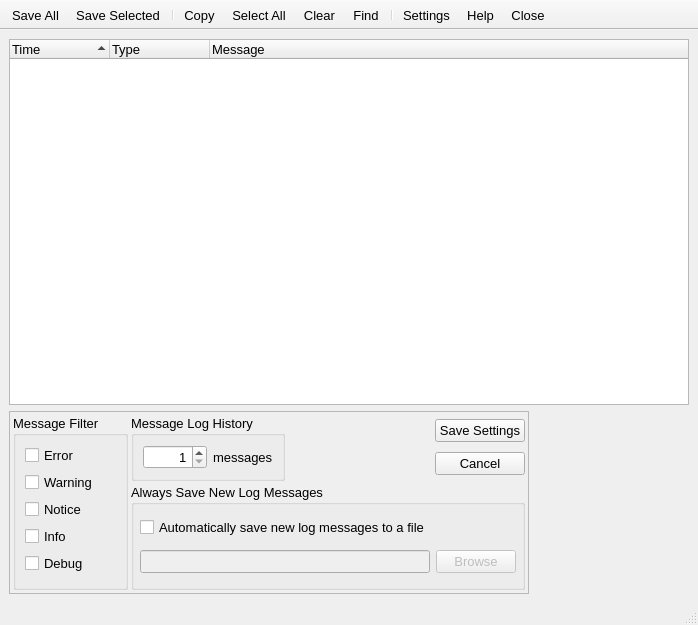
<ui version="4.0" >
 <author></author>
 <comment></comment>
 <exportmacro></exportmacro>
 <class>MessageLog</class>
 <widget class="QMainWindow" name="MessageLog" >
  <property name="geometry" >
   <rect>
    <x>0</x>
    <y>0</y>
    <width>698</width>
    <height>625</height>
   </rect>
  </property>
  <property name="font" >
   <font>
    <pointsize>10</pointsize>
   </font>
  </property>
  <property name="contextMenuPolicy" >
   <enum>Qt::NoContextMenu</enum>
  </property>
  <property name="windowTitle" >
   <string>Message Log</string>
  </property>
  <property name="windowIcon" >
   <iconset resource="..\res\vidalia_common.qrc" >:/images/32x32/format-justify-fill.png</iconset>
  </property>
  <property name="statusTip" >
   <string/>
  </property>
  <property name="autoFillBackground" >
   <bool>true</bool>
  </property>
  <widget class="QWidget" name="centralwidget" >
   <layout class="QVBoxLayout" >
    <property name="margin" >
     <number>9</number>
    </property>
    <property name="spacing" >
     <number>6</number>
    </property>
    <item>
     <widget class="LogTreeWidget" name="lstMessages" >
      <property name="contextMenuPolicy" >
       <enum>Qt::NoContextMenu</enum>
      </property>
      <property name="autoFillBackground" >
       <bool>false</bool>
      </property>
      <property name="alternatingRowColors" >
       <bool>true</bool>
      </property>
      <property name="selectionMode" >
       <enum>QAbstractItemView::ExtendedSelection</enum>
      </property>
      <property name="rootIsDecorated" >
       <bool>false</bool>
      </property>
      <property name="uniformRowHeights" >
       <bool>true</bool>
      </property>
      <property name="itemsExpandable" >
       <bool>false</bool>
      </property>
      <property name="sortingEnabled" >
       <bool>true</bool>
      </property>
      <column>
       <property name="text" >
        <string>Time</string>
       </property>
      </column>
      <column>
       <property name="text" >
        <string>Type</string>
       </property>
      </column>
      <column>
       <property name="text" >
        <string>Message</string>
       </property>
      </column>
     </widget>
    </item>
    <item>
     <widget class="QFrame" name="frmSettings" >
      <property name="enabled" >
       <bool>true</bool>
      </property>
      <property name="sizePolicy" >
       <sizepolicy>
        <hsizetype>0</hsizetype>
        <vsizetype>0</vsizetype>
        <horstretch>0</horstretch>
        <verstretch>0</verstretch>
       </sizepolicy>
      </property>
      <property name="minimumSize" >
       <size>
        <width>520</width>
        <height>183</height>
       </size>
      </property>
      <property name="maximumSize" >
       <size>
        <width>520</width>
        <height>183</height>
       </size>
      </property>
      <property name="contextMenuPolicy" >
       <enum>Qt::NoContextMenu</enum>
      </property>
      <property name="visible" >
       <bool>false</bool>
      </property>
      <property name="frameShape" >
       <enum>QFrame::StyledPanel</enum>
      </property>
      <property name="frameShadow" >
       <enum>QFrame::Raised</enum>
      </property>
      <layout class="QGridLayout" >
       <property name="margin" >
        <number>3</number>
       </property>
       <property name="spacing" >
        <number>3</number>
       </property>
       <item row="0" column="2" >
        <layout class="QHBoxLayout" >
         <property name="margin" >
          <number>0</number>
         </property>
         <property name="spacing" >
          <number>6</number>
         </property>
         <item>
          <spacer>
           <property name="orientation" >
            <enum>Qt::Horizontal</enum>
           </property>
           <property name="sizeHint" >
            <size>
             <width>40</width>
             <height>20</height>
            </size>
           </property>
          </spacer>
         </item>
         <item>
          <layout class="QVBoxLayout" >
           <property name="margin" >
            <number>0</number>
           </property>
           <property name="spacing" >
            <number>6</number>
           </property>
           <item>
            <widget class="QPushButton" name="btnSaveSettings" >
             <property name="contextMenuPolicy" >
              <enum>Qt::NoContextMenu</enum>
             </property>
             <property name="toolTip" >
              <string>Saves the current Message Log settings</string>
             </property>
             <property name="text" >
              <string>Save Settings</string>
             </property>
            </widget>
           </item>
           <item>
            <widget class="QPushButton" name="btnCancelSettings" >
             <property name="minimumSize" >
              <size>
               <width>90</width>
               <height>0</height>
              </size>
             </property>
             <property name="contextMenuPolicy" >
              <enum>Qt::NoContextMenu</enum>
             </property>
             <property name="toolTip" >
              <string>Cancels changes made to settings</string>
             </property>
             <property name="text" >
              <string>Cancel</string>
             </property>
            </widget>
           </item>
          </layout>
         </item>
        </layout>
       </item>
       <item rowspan="2" row="0" column="0" >
        <widget class="QGroupBox" name="groupBox" >
         <property name="contextMenuPolicy" >
          <enum>Qt::NoContextMenu</enum>
         </property>
         <property name="title" >
          <string>Message Filter</string>
         </property>
         <layout class="QVBoxLayout" >
          <property name="margin" >
           <number>9</number>
          </property>
          <property name="spacing" >
           <number>6</number>
          </property>
          <item>
           <widget class="QCheckBox" name="chkTorErr" >
            <property name="contextMenuPolicy" >
             <enum>Qt::NoContextMenu</enum>
            </property>
            <property name="toolTip" >
             <string/>
            </property>
            <property name="whatsThis" >
             <string/>
            </property>
            <property name="text" >
             <string>Error</string>
            </property>
            <property name="icon" >
             <iconset resource="..\res\vidalia_common.qrc" >:/images/16x16/msg-error.png</iconset>
            </property>
           </widget>
          </item>
          <item>
           <widget class="QCheckBox" name="chkTorWarn" >
            <property name="contextMenuPolicy" >
             <enum>Qt::NoContextMenu</enum>
            </property>
            <property name="toolTip" >
             <string/>
            </property>
            <property name="text" >
             <string>Warning</string>
            </property>
            <property name="icon" >
             <iconset resource="..\res\vidalia_common.qrc" >:/images/16x16/msg-warn.png</iconset>
            </property>
           </widget>
          </item>
          <item>
           <widget class="QCheckBox" name="chkTorNote" >
            <property name="contextMenuPolicy" >
             <enum>Qt::NoContextMenu</enum>
            </property>
            <property name="toolTip" >
             <string/>
            </property>
            <property name="text" >
             <string>Notice</string>
            </property>
            <property name="icon" >
             <iconset resource="..\res\vidalia_common.qrc" >:/images/16x16/msg-notice.png</iconset>
            </property>
           </widget>
          </item>
          <item>
           <widget class="QCheckBox" name="chkTorInfo" >
            <property name="contextMenuPolicy" >
             <enum>Qt::NoContextMenu</enum>
            </property>
            <property name="toolTip" >
             <string/>
            </property>
            <property name="text" >
             <string>Info</string>
            </property>
            <property name="icon" >
             <iconset resource="..\res\vidalia_common.qrc" >:/images/16x16/msg-info.png</iconset>
            </property>
           </widget>
          </item>
          <item>
           <widget class="QCheckBox" name="chkTorDebug" >
            <property name="contextMenuPolicy" >
             <enum>Qt::NoContextMenu</enum>
            </property>
            <property name="toolTip" >
             <string/>
            </property>
            <property name="text" >
             <string>Debug</string>
            </property>
            <property name="icon" >
             <iconset resource="..\res\vidalia_common.qrc" >:/images/16x16/msg-debug.png</iconset>
            </property>
           </widget>
          </item>
         </layout>
        </widget>
       </item>
       <item row="0" column="1" >
        <widget class="QGroupBox" name="groupBox_3" >
         <property name="contextMenuPolicy" >
          <enum>Qt::NoContextMenu</enum>
         </property>
         <property name="title" >
          <string>Message Log History</string>
         </property>
         <layout class="QHBoxLayout" >
          <property name="margin" >
           <number>9</number>
          </property>
          <property name="spacing" >
           <number>6</number>
          </property>
          <item>
           <widget class="QSpinBox" name="spnbxMaxCount" >
            <property name="minimumSize" >
             <size>
              <width>50</width>
              <height>0</height>
             </size>
            </property>
            <property name="contextMenuPolicy" >
             <enum>Qt::NoContextMenu</enum>
            </property>
            <property name="toolTip" >
             <string>Number of messages to display in the message log window</string>
            </property>
            <property name="maximum" >
             <number>99999</number>
            </property>
            <property name="minimum" >
             <number>1</number>
            </property>
            <property name="alignment" >
             <set>Qt::AlignRight</set>
            </property>
           </widget>
          </item>
          <item>
           <widget class="QLabel" name="lblMessageCount" >
            <property name="font" >
             <font>
              <pointsize>10</pointsize>
             </font>
            </property>
            <property name="contextMenuPolicy" >
             <enum>Qt::NoContextMenu</enum>
            </property>
            <property name="text" >
             <string>messages</string>
            </property>
            <property name="textFormat" >
             <enum>Qt::AutoText</enum> 
            </property>
            <property name="alignment" >
             <set>Qt::AlignLeading|Qt::AlignLeft|Qt::AlignVCenter</set>
            </property>
           </widget>
          </item>
         </layout>
        </widget>
       </item>
       <item row="1" column="1" colspan="2" >
        <widget class="QGroupBox" name="groupBox_2" >
         <property name="contextMenuPolicy" >
          <enum>Qt::NoContextMenu</enum>
         </property>
         <property name="title" >
          <string>Always Save New Log Messages</string>
         </property>
         <layout class="QGridLayout" >
          <property name="margin" >
           <number>6</number>
          </property>
          <property name="spacing" >
           <number>6</number>
          </property>
          <item row="1" column="1" >
           <widget class="QPushButton" name="btnBrowse" >
            <property name="contextMenuPolicy" >
             <enum>Qt::NoContextMenu</enum>
            </property>
            <property name="text" >
             <string>Browse</string>
            </property>
            <property name="enabled" >
             <bool>false</bool>
            </property>
           </widget>
          </item>
          <item row="1" column="0" >
           <widget class="QLineEdit" name="lineFile" >
            <property name="enabled" >
             <bool>false</bool>
            </property>
            <property name="contextMenuPolicy" >
             <enum>Qt::NoContextMenu</enum>
            </property>
           </widget>
          </item>
          <item row="0" column="0" >
           <widget class="QCheckBox" name="chkEnableLogFile" >
            <property name="contextMenuPolicy" >
             <enum>Qt::NoContextMenu</enum>
            </property>
            <property name="toolTip" >
             <string>Enable automatically saving all new log messages to a file</string>
            </property>
            <property name="text" >
             <string>Automatically save new log messages to a file</string>
            </property>
            <property name="checked" >
             <bool>false</bool>
            </property>
           </widget>
          </item>
         </layout>
        </widget>
       </item>
      </layout>
     </widget>
    </item>
   </layout>
  </widget>
  <widget class="QStatusBar" name="statusbar" >
   <property name="geometry" >
    <rect>
     <x>0</x>
     <y>603</y>
     <width>698</width>
     <height>22</height>
    </rect>
   </property>
  </widget>
  <widget class="QToolBar" name="toolBar" >
   <property name="contextMenuPolicy" >
    <enum>Qt::NoContextMenu</enum>
   </property>
   <property name="movable" >
    <bool>false</bool>
   </property>
   <property name="orientation" >
    <enum>Qt::Horizontal</enum>
   </property>
   <property name="toolButtonStyle" >
    <enum>Qt::ToolButtonTextUnderIcon</enum>
   </property>
   <attribute name="toolBarArea" >
    <number>4</number>
   </attribute>
   <addaction name="actionSave_All" />
   <addaction name="actionSave_Selected" />
   <addaction name="separator" />
   <addaction name="actionCopy" />
   <addaction name="actionSelect_All" />
   <addaction name="actionClear" />
   <addaction name="actionFind" />
   <addaction name="separator" />
   <addaction name="actionSettings" />
   <addaction name="actionHelp" />
   <addaction name="actionClose" />
  </widget>
  <action name="actionMessage_Filters" >
   <property name="text" >
    <string>Message Filters...</string>
   </property>
   <property name="statusTip" >
    <string>Set message filters</string>
   </property>
   <property name="font" >
    <font>
     <pointsize>10</pointsize>
    </font>
   </property>
   <property name="shortcut" >
    <string/>
   </property>
  </action>
  <action name="actionHistory_Size" >
   <property name="text" >
    <string>History Size...</string>
   </property>
   <property name="statusTip" >
    <string>Set maximum number of messages to display</string>
   </property>
   <property name="font" >
    <font>
     <pointsize>10</pointsize>
    </font>
   </property>
  </action>
  <action name="actionClear" >
   <property name="icon" >
    <iconset resource="..\res\vidalia_common.qrc" >:/images/22x22/edit-clear.png</iconset>
   </property>
   <property name="text" >
    <string>Clear</string>
   </property>
   <property name="iconText" >
    <string>Clear</string>
   </property>
   <property name="statusTip" >
    <string>Clear all messages from the Message Log (Ctrl+E)</string>
   </property>
   <property name="font" >
    <font>
     <pointsize>10</pointsize>
    </font>
   </property>
   <property name="shortcut" >
    <string>Ctrl+E</string>
   </property>
  </action>
  <action name="actionCopy" >
   <property name="icon" >
    <iconset resource="..\res\vidalia_common.qrc" >:/images/22x22/edit-copy.png</iconset>
   </property>
   <property name="text" >
    <string>Copy</string>
   </property>
   <property name="iconText" >
    <string>Copy</string>
   </property>
   <property name="toolTip" >
    <string>Copy</string>
   </property>
   <property name="statusTip" >
    <string>Copy the selected messages to the clipboard (Ctrl+C)</string>
   </property>
   <property name="font" >
    <font>
     <pointsize>10</pointsize>
    </font>
   </property>
   <property name="shortcut" >
    <string>Ctrl+C</string>
   </property>
  </action>
  <action name="actionSelect_All" >
   <property name="icon" >
    <iconset resource="..\res\vidalia_common.qrc" >:/images/22x22/edit-select-all.png</iconset>
   </property>
   <property name="text" >
    <string>Select All</string>
   </property>
   <property name="iconText" >
    <string>Select All</string>
   </property>
   <property name="statusTip" >
    <string>Select all messages (Ctrl+A)</string>
   </property>
   <property name="font" >
    <font>
     <pointsize>10</pointsize>
    </font>
   </property>
   <property name="shortcut" >
    <string>Ctrl+A</string>
   </property>
  </action>
  <action name="actionSave_All" >
   <property name="icon" >
    <iconset resource="..\res\vidalia_common.qrc" >:/images/22x22/save-all.png</iconset>
   </property>
   <property name="text" >
    <string>Save All</string>
   </property>
   <property name="statusTip" >
    <string>Save all messages to a file</string>
   </property>
   <property name="font" >
    <font>
     <pointsize>10</pointsize>
    </font>
   </property>
  </action>
  <action name="actionSave_Selected" >
   <property name="icon" >
    <iconset resource="..\res\vidalia_common.qrc" >:/images/22x22/media-floppy.png</iconset>
   </property>
   <property name="text" >
    <string>Save Selected</string>
   </property>
   <property name="statusTip" >
    <string>Save selected messages to a file</string>
   </property>
   <property name="font" >
    <font>
     <pointsize>10</pointsize>
    </font>
   </property>
  </action>
  <action name="actionSettings" >
   <property name="checkable" >
    <bool>true</bool>
   </property>
   <property name="icon" >
    <iconset resource="..\res\vidalia_common.qrc" >:/images/22x22/preferences-desktop.png</iconset>
   </property>
   <property name="text" >
    <string>Settings</string>
   </property>
   <property name="statusTip" >
    <string>Adjust Message Log Settings</string>
   </property>
   <property name="font" >
    <font>
     <pointsize>10</pointsize>
    </font>
   </property>
   <property name="shortcut" >
    <string>Ctrl+T</string>
   </property>
  </action>
  <action name="actionHelp" >
   <property name="icon" >
    <iconset resource="..\res\vidalia_common.qrc" >:/images/22x22/help-browser.png</iconset>
   </property>
   <property name="text" >
    <string>Help</string>
   </property>
   <property name="statusTip" >
    <string>Show the help browser</string>
   </property>
   <property name="font" >
    <font>
     <pointsize>10</pointsize>
    </font>
   </property>
   <property name="shortcut" >
    <string>F1</string>
   </property>
  </action>
  <action name="actionClose" >
   <property name="icon" >
    <iconset resource="..\res\vidalia_common.qrc" >:/images/22x22/emblem-unreadable.png</iconset>
   </property>
   <property name="text" >
    <string>Close</string>
   </property>
   <property name="statusTip" >
    <string>Close the Message Log</string>
   </property>
   <property name="font" >
    <font>
     <pointsize>10</pointsize>
    </font>
   </property>
   <property name="shortcut" >
    <string>Esc</string>
   </property>
  </action>
  <action name="actionFind" >
   <property name="icon" >
    <iconset resource="..\res\vidalia_common.qrc" >:/images/22x22/system-search.png</iconset>
   </property>
   <property name="text" >
    <string>Find</string>
   </property>
   <property name="iconText" >
    <string>Find</string>
   </property>
   <property name="statusTip" >
    <string>Find all messages containing the search text (Ctrl+F)</string>
   </property>
   <property name="font" >
    <font>
     <pointsize>10</pointsize>
    </font>
   </property>
   <property name="shortcut" >
    <string>Ctrl+F</string>
   </property>
  </action>
 </widget>
 <pixmapfunction></pixmapfunction>
 <customwidgets>
  <customwidget>
   <class>LogTreeWidget</class>
   <extends>QTreeWidget</extends>
   <header>gui/log/logtreewidget.h</header>
   <container>0</container>
   <pixmap></pixmap>
  </customwidget>
 </customwidgets>
 <resources>
  <include location="res/vidalia_common.qrc" />
  <include location="../res/vidalia_common.qrc" />
 </resources>
 <connections>
  <connection>
   <sender>actionClose</sender>
   <signal>triggered()</signal>
   <receiver>MessageLog</receiver>
   <slot>close()</slot>
   <hints>
    <hint type="sourcelabel" >
     <x>-1</x>
     <y>-1</y>
    </hint>
    <hint type="destinationlabel" >
     <x>407</x>
     <y>378</y>
    </hint>
   </hints>
  </connection>
  <connection>
   <sender>actionClear</sender>
   <signal>triggered()</signal>
   <receiver>lstMessages</receiver>
   <slot>clear()</slot>
   <hints>
    <hint type="sourcelabel" >
     <x>-1</x>
     <y>-1</y>
    </hint>
    <hint type="destinationlabel" >
     <x>407</x>
     <y>393</y>
    </hint>
   </hints>
  </connection>
  <connection>
   <sender>actionSelect_All</sender>
   <signal>triggered()</signal>
   <receiver>lstMessages</receiver>
   <slot>selectAll()</slot>
   <hints>
    <hint type="sourcelabel" >
     <x>-1</x>
     <y>-1</y>
    </hint>
    <hint type="destinationlabel" >
     <x>407</x>
     <y>393</y>
    </hint>
   </hints>
  </connection>
  <connection>
   <sender>actionSettings</sender>
   <signal>toggled(bool)</signal>
   <receiver>frmSettings</receiver>
   <slot>setVisible(bool)</slot>
   <hints>
    <hint type="sourcelabel" >
     <x>-1</x>
     <y>-1</y>
    </hint>
    <hint type="destinationlabel" >
     <x>407</x>
     <y>393</y>
    </hint>
   </hints>
  </connection>
  <connection>
   <sender>chkEnableLogFile</sender>
   <signal>toggled(bool)</signal>
   <receiver>lineFile</receiver>
   <slot>setEnabled(bool)</slot>
   <hints>
    <hint type="sourcelabel" >
     <x>373</x>
     <y>491</y>
    </hint>
    <hint type="destinationlabel" >
     <x>348</x>
     <y>516</y>
    </hint>
   </hints>
  </connection>
  <connection>
   <sender>actionClear</sender>
   <signal>triggered()</signal>
   <receiver>lstMessages</receiver>
   <slot>clear()</slot>
  </connection>
  <connection>
   <sender>chkEnableLogFile</sender>
   <signal>toggled(bool)</signal>
   <receiver>btnBrowse</receiver>
   <slot>setEnabled(bool)</slot>
  </connection>
 </connections>
</ui>
